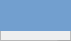
     <widget class="QFrame" name="frame_dinamico">
      <property name="geometry">
       <rect>
        <x>40</x>
        <y>380</y>
        <width>71</width>
        <height>41</height>
       </rect>
      </property>
      <property name="styleSheet">
       <string notr="true"/>
      </property>
      <property name="frameShape">
       <enum>QFrame::StyledPanel</enum>
      </property>
      <property name="frameShadow">
       <enum>QFrame::Raised</enum>
      </property>
      <widget class="QLabel" name="titulo_dinamico">
       <property name="geometry">
        <rect>
         <x>0</x>
         <y>0</y>
         <width>451</width>
         <height>31</height>
        </rect>
       </property>
       <property name="font">
        <font>
         <pointsize>12</pointsize>
         <weight>75</weight>
         <bold>true</bold>
        </font>
       </property>
       <property name="styleSheet">
        <string notr="true">background-color: rgb(114, 159, 207);
color: rgb(238, 238, 236);</string>
       </property>
       <property name="text">
        <string>Metamórfismo Dinámico</string>
       </property>
       <property name="alignment">
        <set>Qt::AlignCenter</set>
       </property>
      </widget>
      <widget class="QWidget" name="layoutWidget_11">
       <property name="geometry">
        <rect>
         <x>10</x>
         <y>40</y>
         <width>431</width>
         <height>451</height>
        </rect>
       </property>
       <layout class="QVBoxLayout" name="layout_dinamico">
        <item>
         <layout class="QHBoxLayout" name="horizontalLayout_39">
          <property name="sizeConstraint">
           <enum>QLayout::SetDefaultConstraint</enum>
          </property>
          <item>
           <widget class="QLabel" name="label_din_mineral">
            <property name="text">
             <string>Mineral</string>
            </property>
           </widget>
          </item>
          <item>
           <widget class="QLineEdit" name="input_din_mineral"/>
          </item>
         </layout>
        </item>
        <item>
         <layout class="QHBoxLayout" name="horizontalLayout_4">
          <item>
           <widget class="QLabel" name="label_din_tipo">
            <property name="text">
             <string>TIpo</string>
            </property>
           </widget>
          </item>
          <item>
           <widget class="QComboBox" name="input_din_tipo">
            <item>
             <property name="text">
              <string>Porfiroclásto</string>
             </property>
            </item>
            <item>
             <property name="text">
              <string>Matriz Relíctica</string>
             </property>
            </item>
            <item>
             <property name="text">
              <string>Matriz Neoformada</string>
             </property>
            </item>
            <item>
             <property name="text">
              <string>Secundario de Alteración</string>
             </property>
            </item>
            <item>
             <property name="text">
              <string>Secundario de Introducción</string>
             </property>
            </item>
           </widget>
          </item>
         </layout>
        </item>
        <item>
         <layout class="QHBoxLayout" name="horizontalLayout_40">
          <item>
           <widget class="QLabel" name="label_din_size">
            <property name="text">
             <string>Tamaño</string>
            </property>
           </widget>
          </item>
          <item>
           <widget class="QSpinBox" name="input_din_size">
            <property name="maximum">
             <number>500</number>
            </property>
           </widget>
          </item>
         </layout>
        </item>
        <item>
         <layout class="QHBoxLayout" name="horizontalLayout_41">
          <item>
           <widget class="QLabel" name="label_din_forma">
            <property name="text">
             <string>Forma</string>
            </property>
           </widget>
          </item>
          <item>
           <widget class="QComboBox" name="input_din_forma">
            <item>
             <property name="text">
              <string>---------------</string>
             </property>
            </item>
            <item>
             <property name="text">
              <string>Idioblástico</string>
             </property>
            </item>
            <item>
             <property name="text">
              <string>Subidioblástico (hipidioblástico)</string>
             </property>
            </item>
            <item>
             <property name="text">
              <string>Xenoblástico</string>
             </property>
            </item>
            <item>
             <property name="text">
              <string>Acicular</string>
             </property>
            </item>
           </widget>
          </item>
         </layout>
        </item>
        <item>
         <layout class="QHBoxLayout" name="horizontalLayout_42">
          <item>
           <widget class="QLabel" name="label_din_borde">
            <property name="text">
             <string>Borde</string>
            </property>
           </widget>
          </item>
          <item>
           <widget class="QComboBox" name="input_din_borde">
            <item>
             <property name="text">
              <string>---------------</string>
             </property>
            </item>
            <item>
             <property name="text">
              <string>Recto</string>
             </property>
            </item>
            <item>
             <property name="text">
              <string>Curvado</string>
             </property>
            </item>
            <item>
             <property name="text">
              <string>Suturado</string>
             </property>
            </item>
            <item>
             <property name="text">
              <string>Embebido</string>
             </property>
            </item>
            <item>
             <property name="text">
              <string>Cúspides</string>
             </property>
            </item>
            <item>
             <property name="text">
              <string>Festoneado</string>
             </property>
            </item>
            <item>
             <property name="text">
              <string>Irregular</string>
             </property>
            </item>
            <item>
             <property name="text">
              <string>Unilateral</string>
             </property>
            </item>
            <item>
             <property name="text">
              <string>Bilateral</string>
             </property>
            </item>
           </widget>
          </item>
         </layout>
        </item>
        <item>
         <layout class="QHBoxLayout" name="horizontalLayout_43">
          <item>
           <widget class="QLabel" name="label_din_geometria">
            <property name="text">
             <string>Geometría de borde</string>
            </property>
           </widget>
          </item>
          <item>
           <widget class="QComboBox" name="input_din_geometria">
            <item>
             <property name="text">
              <string>---------------</string>
             </property>
            </item>
            <item>
             <property name="text">
              <string>Poligonal</string>
             </property>
            </item>
            <item>
             <property name="text">
              <string>Interlobulado</string>
             </property>
            </item>
            <item>
             <property name="text">
              <string>Ameboideo</string>
             </property>
            </item>
           </widget>
          </item>
         </layout>
        </item>
        <item>
         <layout class="QVBoxLayout" name="verticalLayout_14">
          <item>
           <widget class="QLabel" name="label_din_observa">
            <property name="text">
             <string>Observaciones: </string>
            </property>
            <property name="alignment">
             <set>Qt::AlignCenter</set>
            </property>
           </widget>
          </item>
          <item>
           <widget class="QTextEdit" name="input_din_observa"/>
          </item>
         </layout>
        </item>
        <item>
         <widget class="QPushButton" name="boton_din_siguiente_p">
          <property name="text">
           <string>Siguiente Punto</string>
          </property>
         </widget>
        </item>
       </layout>
      </widget>
     </widget>
